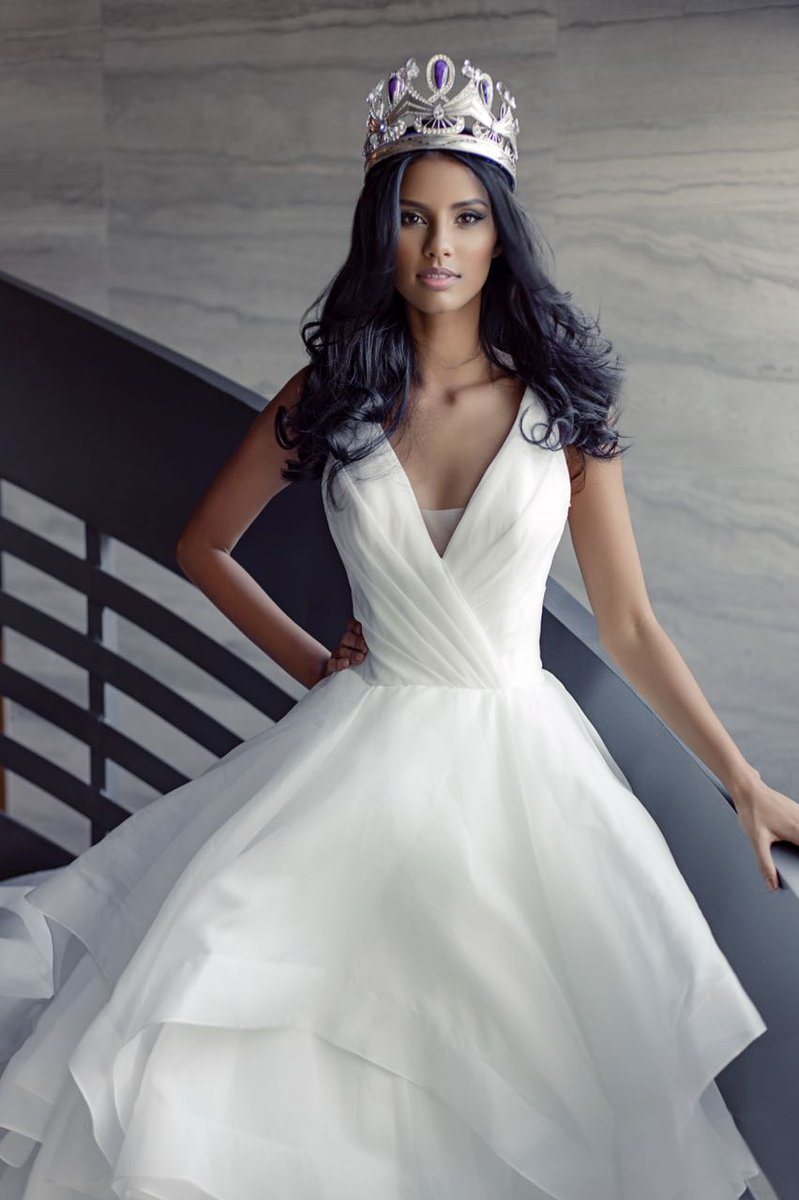
#> input picture ch02/data/miss_south_africa.jpg, 799 x 1200 px
$ python flipping.py   (older library calls are emulated)
#> lines starting #> are read from the running program, lines starting #| are printed output that depends on the picture
import scipy.misc
import matplotlib.pyplot
import os
from utils import DATA_DIR

# Loads the miss_sa image into an array
miss_sa = matplotlib.pyplot.imread(os.path.join(DATA_DIR, 'miss_south_africa.jpg'))
#> miss_sa is the input picture: shape (1200, 799, 3); mean R, G, B 133.9, 131.6, 133.5
# Plot the miss_sa array
matplotlib.pyplot.subplot(221)
matplotlib.pyplot.imshow(miss_sa)
#Plot the flipped array
matplotlib.pyplot.subplot(222)
matplotlib.pyplot.imshow(miss_sa[:,::-1])
#Plot a slice array
matplotlib.pyplot.subplot(223)
matplotlib.pyplot.imshow(miss_sa[:int(miss_sa.shape[0]/2),:int(miss_sa.shape[1]/2)])
# Apply a mask
mask = miss_sa % 2 == 0
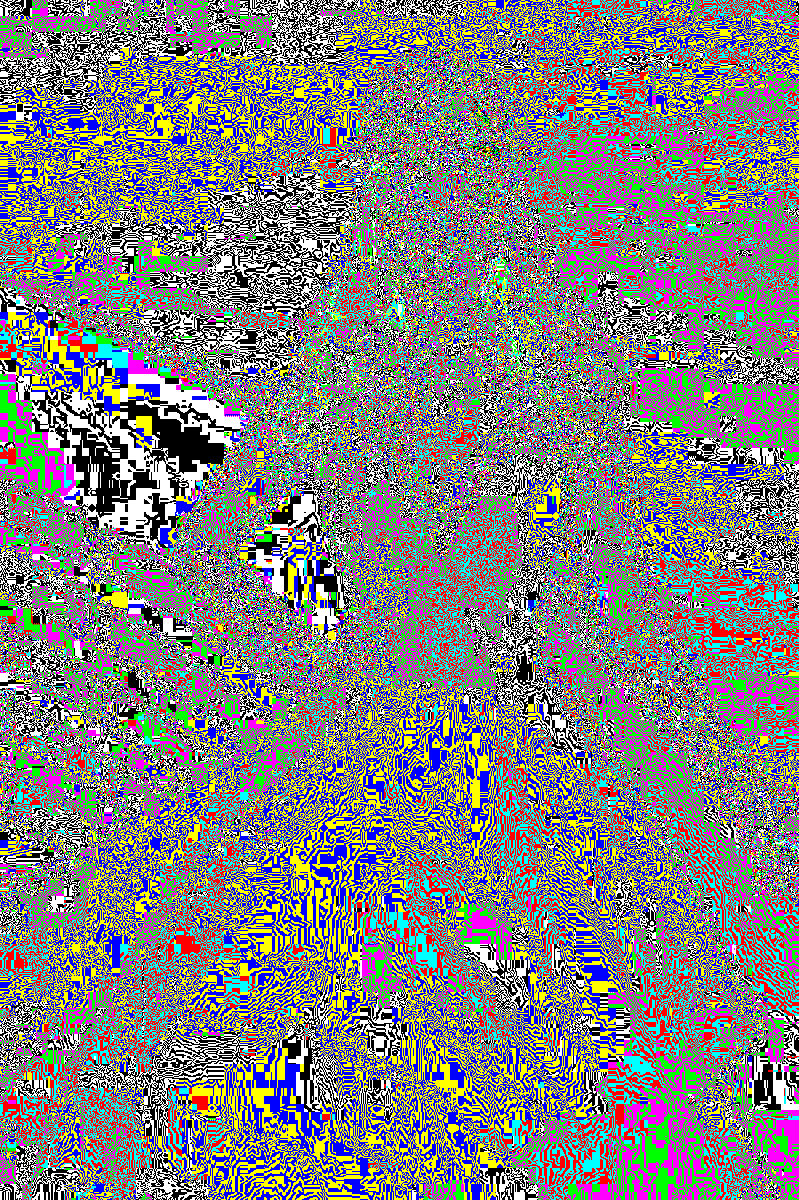
#> mask: shape (1200, 799, 3) bool; mean R, G, B 0.501, 0.5, 0.5
masked_miss_sa = miss_sa.copy()
masked_miss_sa[mask] = 0
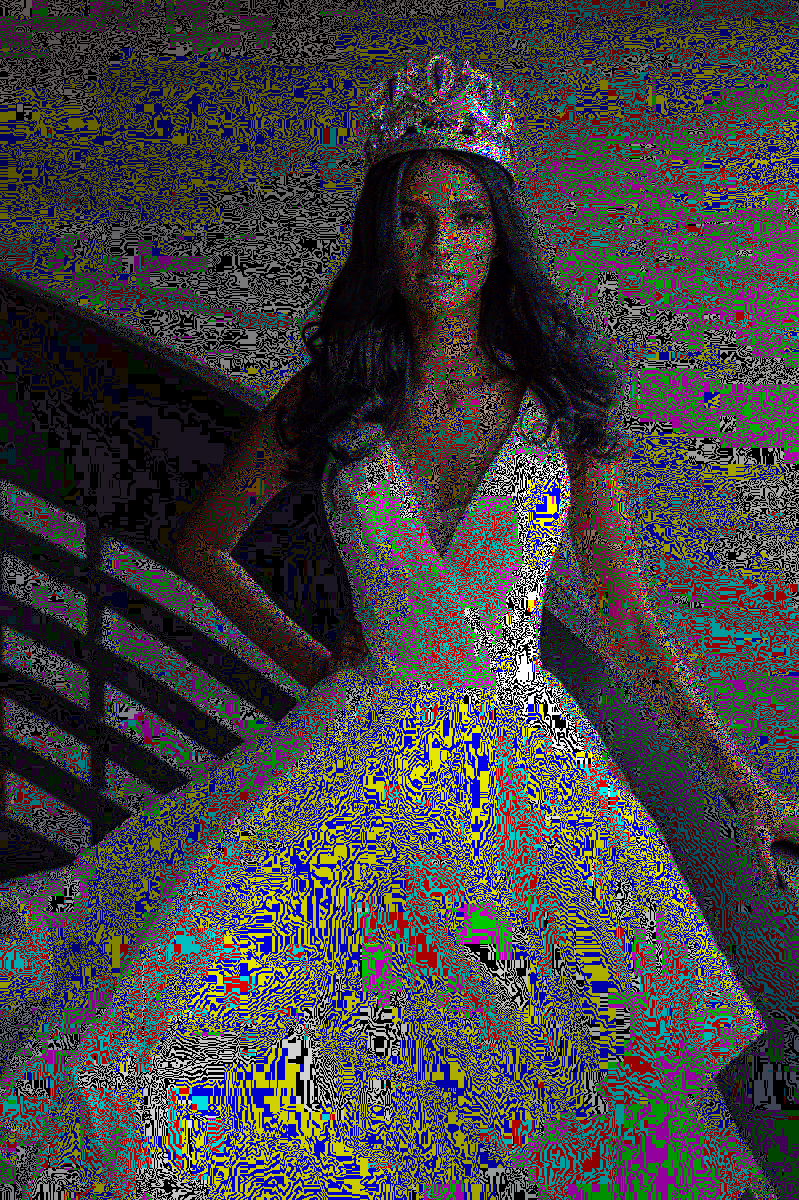
#> masked_miss_sa: shape (1200, 799, 3); mean R, G, B 66.9, 66.1, 66.7
matplotlib.pyplot.subplot(224)
matplotlib.pyplot.imshow(masked_miss_sa)
matplotlib.pyplot.show()
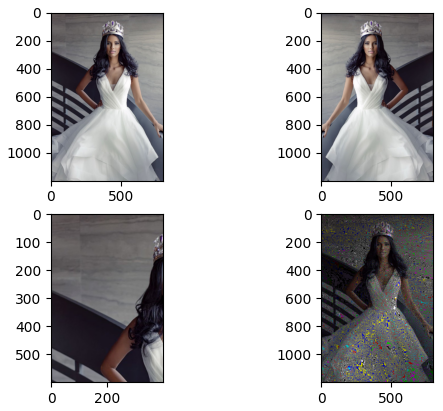
#> figure drawn by matplotlib, 4 panels
